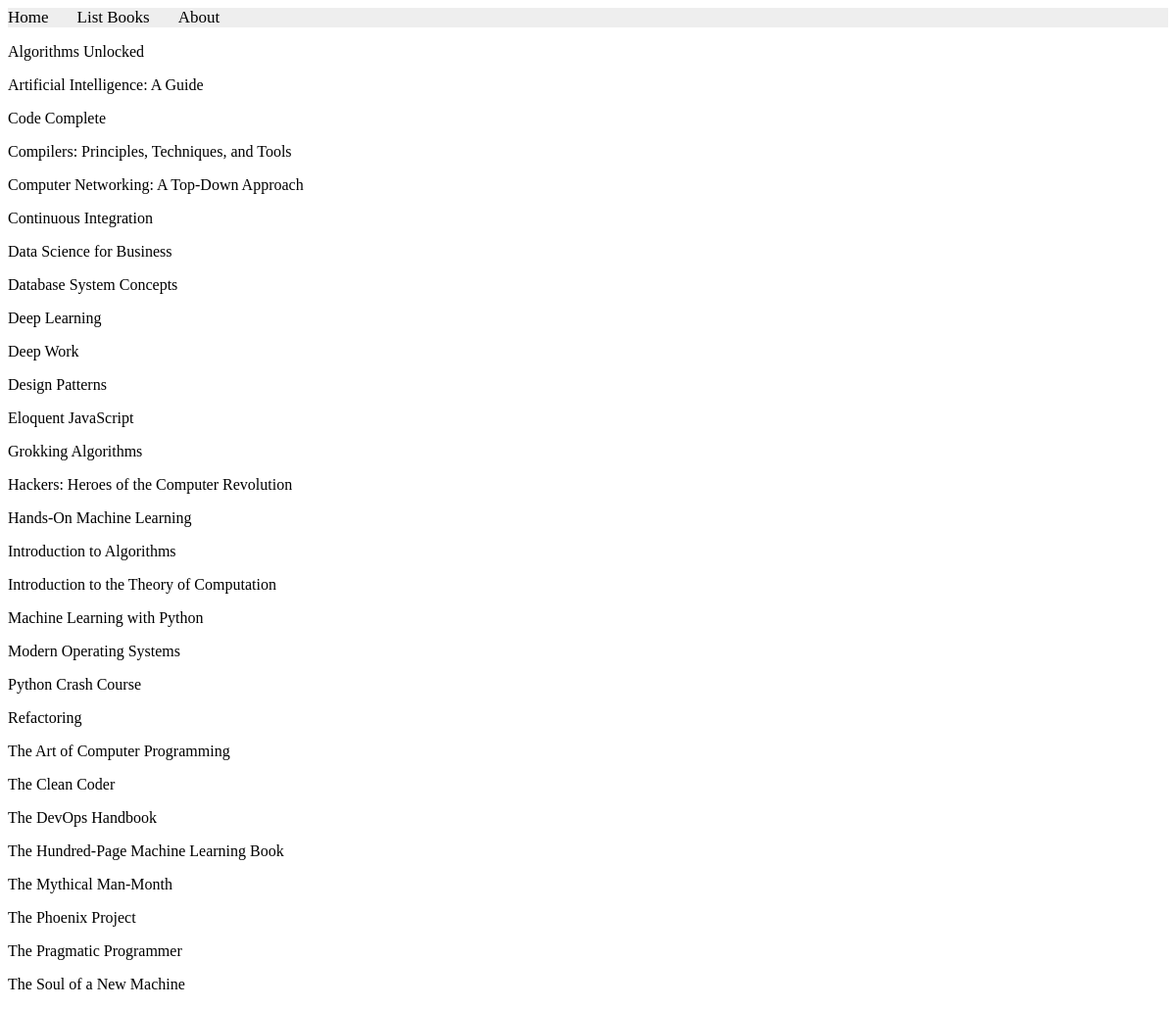
Before: /books/lab8/task4 with the older database file.
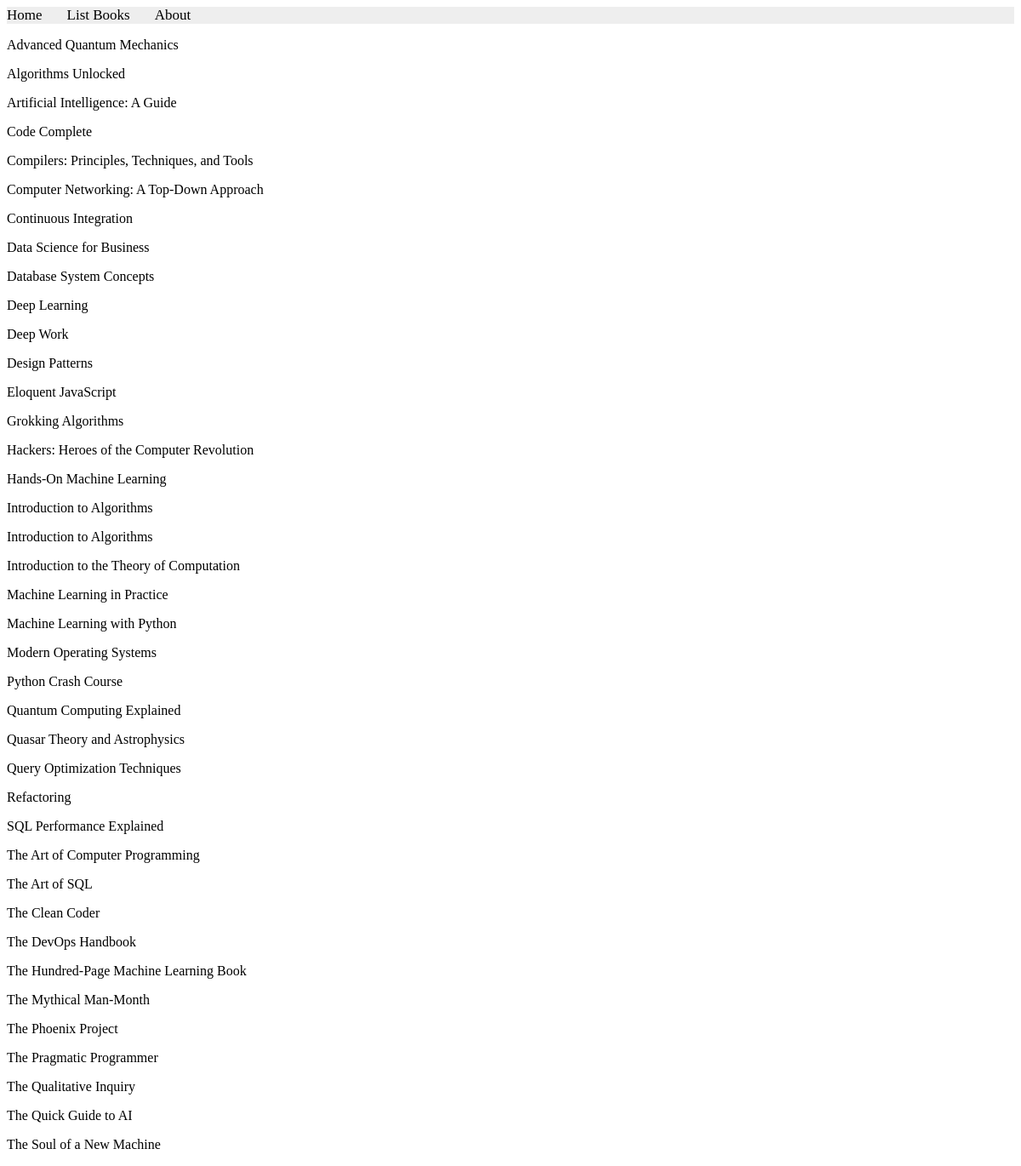
After: the same page with the newer database file.
### apps/bookmodule/models.py (models this page shows)
class Book(models.Model):
    title = models.CharField(max_length = 50)
    author = models.CharField(max_length = 50)
    price = models.FloatField(default = 0.0)
    edition = models.SmallIntegerField(default = 1)

### apps/bookmodule/views.py (the view)
# urls.py: path('lab8/task4', views.task4, name='task4'),
def task4(request):
    books = Book.objects.order_by('title')
    return render(request, 'bookmodule/task4.html', {'books': books})

### apps/templates/bookmodule/task4.html (shortened to what this page needs)
{% extends "layouts/base.html" %}
{% load static %}
{% block content %}
{% for book in books %}
    <p>{{ book.title }}</p>
{% endfor %}
{% endblock content %}

Changed rows visible on the page:
added Book: title "Advanced Quantum Mechanics"
added Book: title "Introduction to Algorithms"
added Book: title "Machine Learning in Practice"
added Book: title "Quantum Computing Explained"
added Book: title "Quasar Theory and Astrophysics"
added Book: title "Query Optimization Techniques"
added Book: title "SQL Performance Explained"
added Book: title "The Art of SQL"
added Book: title "The Qualitative Inquiry"
added Book: title "The Quick Guide to AI"
